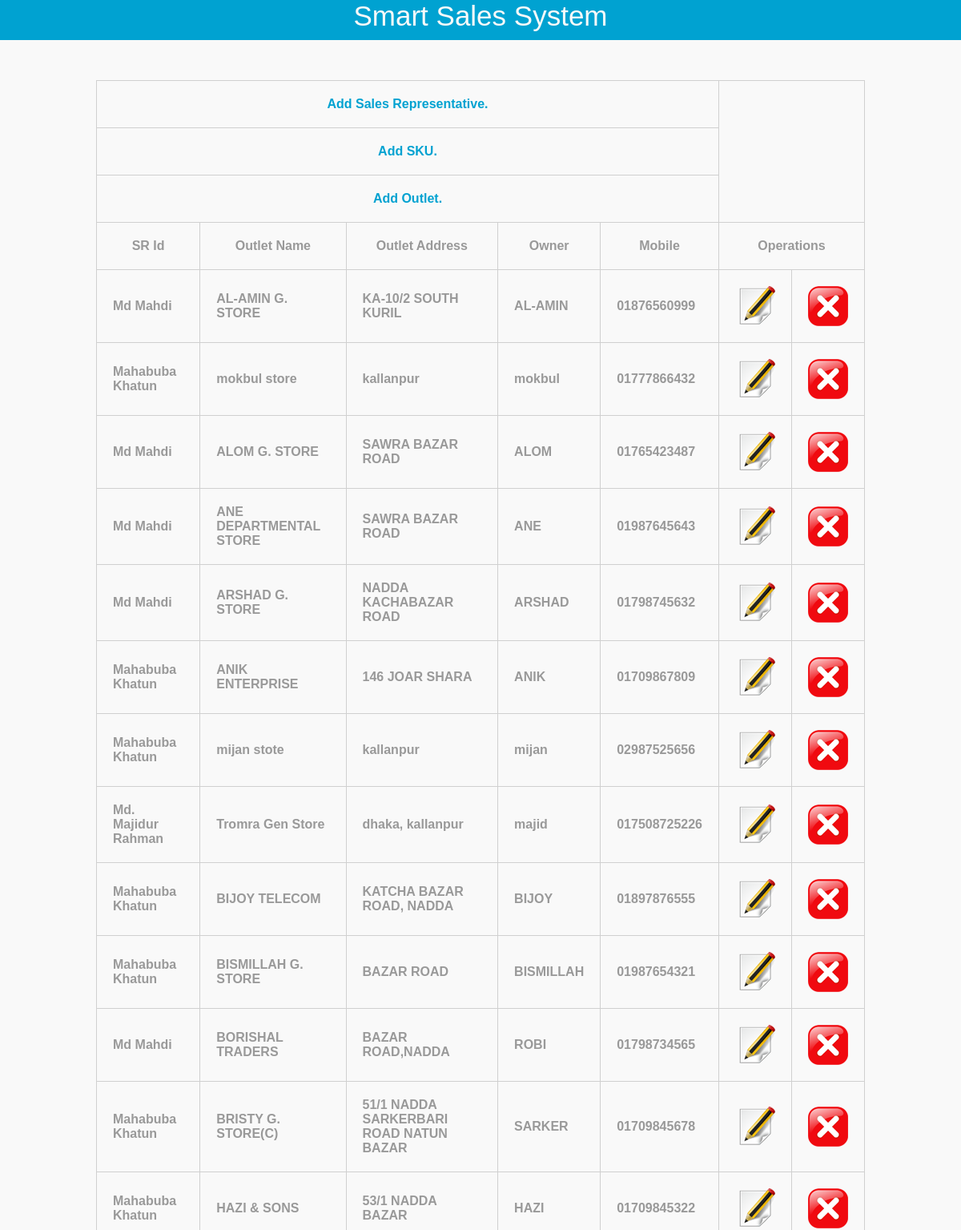
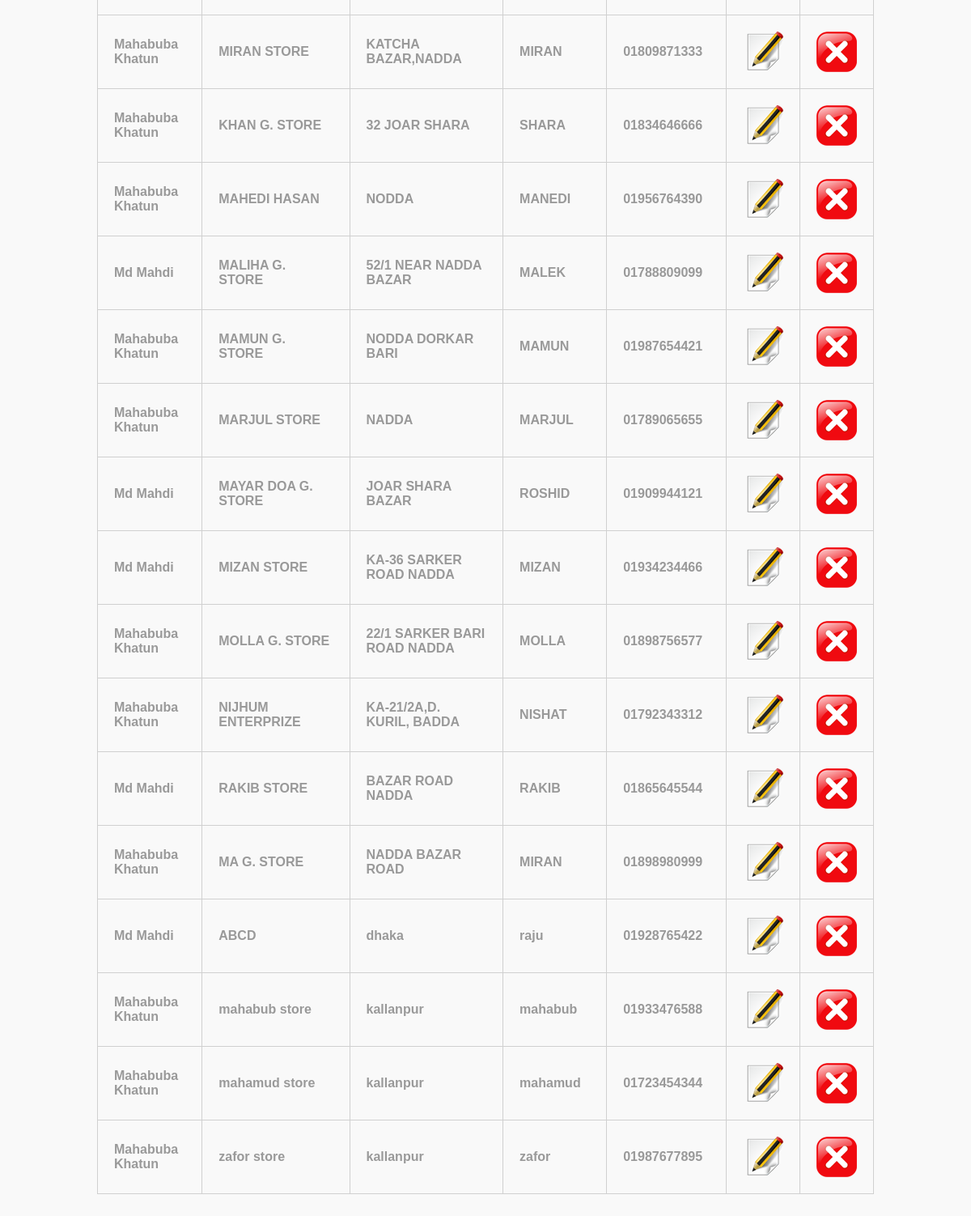
Screenshot of /webApps/outlet.php with the database file from the repository (2 pictures, top to bottom).
### tables this page shows
CREATE TABLE IF NOT EXISTS `tbl_outlet` (
  `id` int(11) NOT NULL AUTO_INCREMENT,
  `sr_id` int(11) NOT NULL,
  `name` varchar(255) NOT NULL,
  `address` varchar(255) NOT NULL,
  `owner` varchar(255) NOT NULL,
  `mobile` varchar(255) NOT NULL,
  `lat` varchar(50) NOT NULL,
  `lon` varchar(50) NOT NULL,
  `verified` tinyint(4) NOT NULL,
  `token` varchar(100) NOT NULL,
  PRIMARY KEY (`id`)
);

CREATE TABLE IF NOT EXISTS `tbl_user` (
  `id` int(11) NOT NULL AUTO_INCREMENT,
  `user_name` varchar(255) NOT NULL,
  `password` varchar(255) NOT NULL,
  `full_name` varchar(255) NOT NULL,
  PRIMARY KEY (`id`)
);

### webApps/outlet.php (the view, shortened to what this page needs)
<!DOCTYPE html PUBLIC "-//W3C//DTD XHTML 1.0 Transitional//EN" "http://www.w3.org/TR/xhtml1/DTD/xhtml1-transitional.dtd">
<html xmlns="http://www.w3.org/1999/xhtml">
<head>
    <link rel="stylesheet" href="style.css" type="text/css" />
</head>
<body>
<center>
    <div id="header">
        <div id="content">
            <label>Smart Sales System</label>
        </div>
    </div>
    <div id="body">
        <div id="content">
            <table align="center">
                <tr>
                    <th colspan="5"><a href="index.php">Add Sales Representative.</a></th>
                </tr>
                <tr>
                    <th colspan="5"><a href="sku.php">Add SKU.</a></th>
                </tr><tr>
                    <th colspan="5"><a href="add_outlet.php">Add Outlet.</a></th>
                </tr>
                <th>SR Id</th>
                <th>Outlet Name</th>
                <th>Outlet Address</th>
                <th>Owner</th>
                <th>Mobile</th>
                <th colspan="2">Operations</th>
                <?php
                $sql_query="SELECT t1.id,t2.full_name,t1.name,t1.address,t1.owner,t1.mobile FROM tbl_outlet as t1 inner JOIN tbl_user as t2 on t1.sr_id=t2.id";
                $result_set=mysql_query($sql_query);
                while($row=mysql_fetch_row($result_set))
                {
                    ?>
                    <tr>
                        <td><?php echo $row[1]; ?></td>
                        <td><?php echo $row[2]; ?></td>
                        <td><?php echo $row[3]; ?></td>
                        <td><?php echo $row[4]; ?></td>
                        <td><?php echo $row[5]; ?></td>
                        <td align="center"><a href="javascript:edt_id('<?php echo $row[0]; ?>')"><img src="b_edit.png" align="EDIT" /></a></td>
                        <td align="center"><a href="javascript:delete_id('<?php echo $row[0]; ?>')"><img src="b_drop.png" align="DELETE" /></a></td>
                    </tr>
                    <?php
                }
                ?>
            </table>
        </div>
    </div>
</center>
</body>
</html>

### webApps/style.css (style rules this page uses)
* { margin:0; padding:0; }
body { background:#f9f9f9; font-family:"Courier New", Courier, monospace; }
#header { width:100%; height:50px; background:#00a2d1; color:#f9f9f9; font-family:"Lucida Sans Unicode", "Lucida Grande", sans-serif; font-size:35px; text-align:center; }
#body { margin-top:50px; }
table { width:80%; font-family:Tahoma, Geneva, sans-serif; font-weight:bolder; color:#999; margin-bottom:80px; }
table a { text-decoration:none; color:#00a2d1; }
table,td,th { border-collapse:collapse; border:solid #d0d0d0 1px; padding:20px; }

### rows the page displays
tbl_outlet: tbl_user.full_name "Md Mahdi", name "AL-AMIN G. STORE", address "KA-10/2 SOUTH KURIL", owner "AL-AMIN", mobile "01876560999"
tbl_outlet: tbl_user.full_name "Mahabuba Khatun", name "mokbul store", address "kallanpur", owner "mokbul", mobile "01777866432"
tbl_outlet: tbl_user.full_name "Md Mahdi", name "ALOM G. STORE", address "SAWRA BAZAR ROAD", owner "ALOM", mobile "01765423487"
tbl_outlet: tbl_user.full_name "Md Mahdi", name "ANE DEPARTMENTAL STORE", address "SAWRA BAZAR ROAD", owner "ANE", mobile "01987645643"
tbl_outlet: tbl_user.full_name "Md Mahdi", name "ARSHAD G. STORE", address "NADDA KACHABAZAR ROAD", owner "ARSHAD", mobile "01798745632"
tbl_outlet: tbl_user.full_name "Mahabuba Khatun", name "ANIK ENTERPRISE", address "146 JOAR SHARA", owner "ANIK", mobile "01709867809"
tbl_outlet: tbl_user.full_name "Mahabuba Khatun", name "mijan stote", address "kallanpur", owner "mijan", mobile "02987525656"
tbl_outlet: tbl_user.full_name "Md. Majidur Rahman", name "Tromra Gen Store", address "dhaka, kallanpur", owner "majid", mobile "017508725226"
tbl_outlet: tbl_user.full_name "Mahabuba Khatun", name "BIJOY TELECOM", address "KATCHA BAZAR ROAD, NADDA", owner "BIJOY", mobile "01897876555"
tbl_outlet: tbl_user.full_name "Mahabuba Khatun", name "BISMILLAH G. STORE", address "BAZAR ROAD", owner "BISMILLAH", mobile "01987654321"
tbl_outlet: tbl_user.full_name "Md Mahdi", name "BORISHAL TRADERS", address "BAZAR ROAD,NADDA", owner "ROBI", mobile "01798734565"
tbl_outlet: tbl_user.full_name "Mahabuba Khatun", name "BRISTY G. STORE(C)", address "51/1 NADDA SARKERBARI ROAD NATUN BAZAR", owner "SARKER", mobile "01709845678"
tbl_outlet: tbl_user.full_name "Mahabuba Khatun", name "HAZI & SONS", address "53/1 NADDA BAZAR", owner "HAZI", mobile "01709845322"
tbl_outlet: tbl_user.full_name "Mahabuba Khatun", name "MIRAN STORE", address "KATCHA BAZAR,NADDA", owner "MIRAN", mobile "01809871333"
tbl_outlet: tbl_user.full_name "Mahabuba Khatun", name "KHAN G. STORE", address "32 JOAR SHARA", owner "SHARA", mobile "01834646666"
tbl_outlet: tbl_user.full_name "Mahabuba Khatun", name "MAHEDI HASAN", address "NODDA", owner "MANEDI", mobile "01956764390"
tbl_outlet: tbl_user.full_name "Md Mahdi", name "MALIHA G. STORE", address "52/1 NEAR NADDA BAZAR", owner "MALEK", mobile "01788809099"
tbl_outlet: tbl_user.full_name "Mahabuba Khatun", name "MAMUN G. STORE", address "NODDA DORKAR BARI", owner "MAMUN", mobile "01987654421"
tbl_outlet: tbl_user.full_name "Mahabuba Khatun", name "MARJUL STORE", address "NADDA", owner "MARJUL", mobile "01789065655"
tbl_outlet: tbl_user.full_name "Md Mahdi", name "MAYAR DOA G. STORE", address "JOAR SHARA BAZAR", owner "ROSHID", mobile "01909944121"
tbl_outlet: tbl_user.full_name "Md Mahdi", name "MIZAN STORE", address "KA-36 SARKER ROAD NADDA", owner "MIZAN", mobile "01934234466"
tbl_outlet: tbl_user.full_name "Mahabuba Khatun", name "MOLLA G. STORE", address "22/1 SARKER BARI ROAD NADDA", owner "MOLLA", mobile "01898756577"
tbl_outlet: tbl_user.full_name "Mahabuba Khatun", name "NIJHUM ENTERPRIZE", address "KA-21/2A,D. KURIL, BADDA", owner "NISHAT", mobile "01792343312"
tbl_outlet: tbl_user.full_name "Md Mahdi", name "RAKIB STORE", address "BAZAR ROAD NADDA", owner "RAKIB", mobile "01865645544"
tbl_outlet: tbl_user.full_name "Mahabuba Khatun", name "MA G. STORE", address "NADDA BAZAR ROAD", owner "MIRAN", mobile "01898980999"
tbl_outlet: tbl_user.full_name "Md Mahdi", name "ABCD", address "dhaka", owner "raju", mobile "01928765422"
tbl_outlet: tbl_user.full_name "Mahabuba Khatun", name "mahabub store", address "kallanpur", owner "mahabub", mobile "01933476588"
tbl_outlet: tbl_user.full_name "Mahabuba Khatun", name "mahamud store", address "kallanpur", owner "mahamud", mobile "01723454344"
tbl_outlet: tbl_user.full_name "Mahabuba Khatun", name "zafor store", address "kallanpur", owner "zafor", mobile "01987677895"
